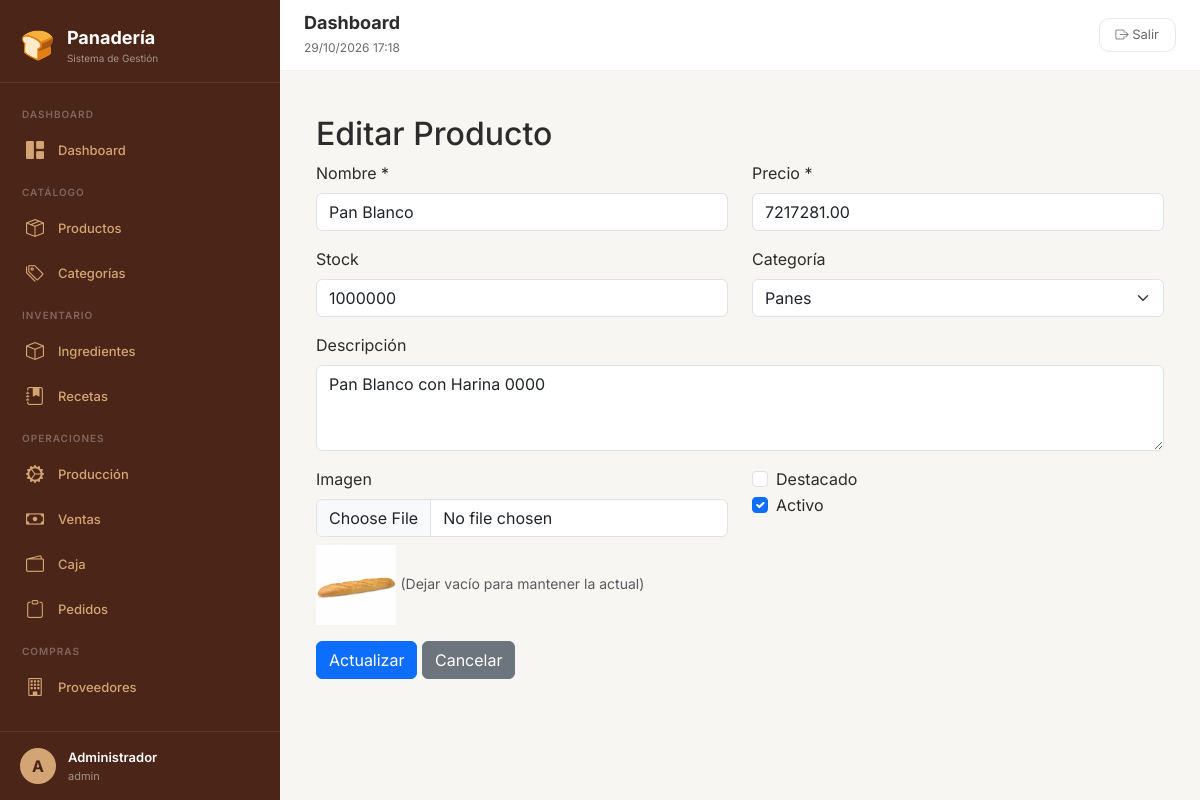
/index.php?modulo=productos&accion=editar&id=7 (signed in), run on an earlier commit of the app's database.
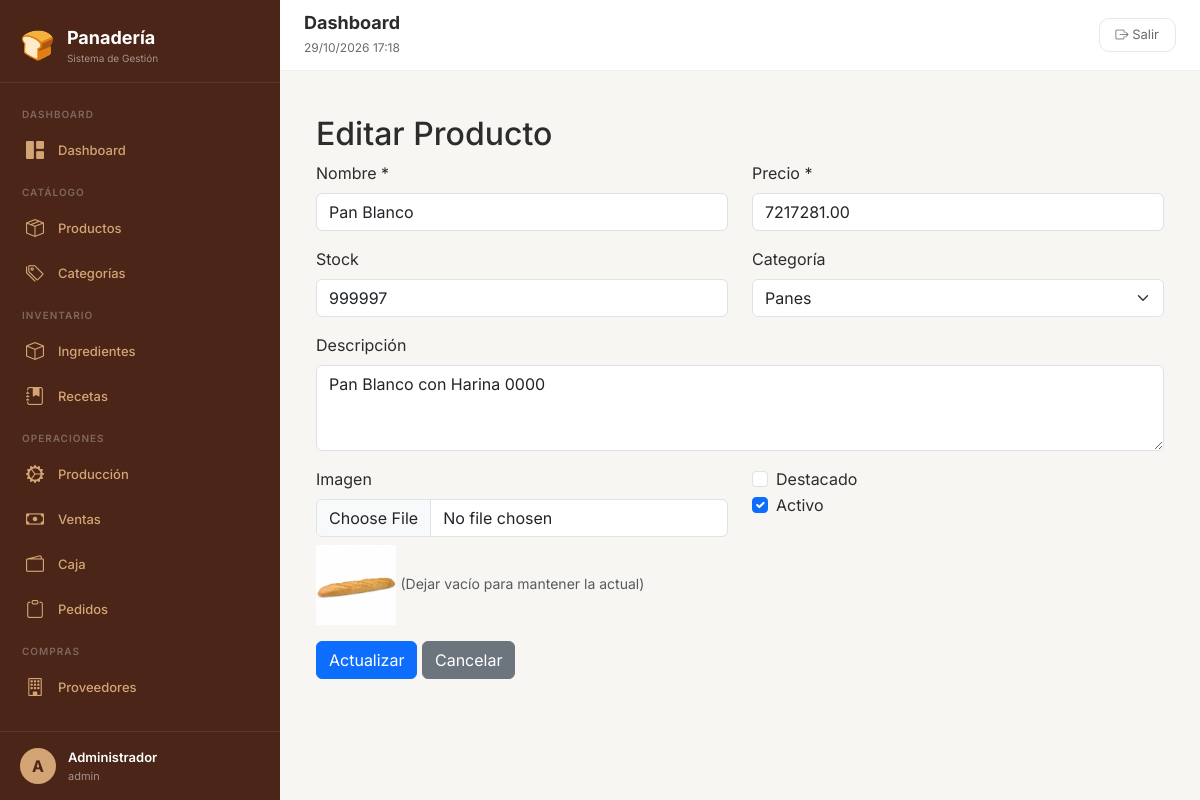
And on a later commit of the database.
### tables this page shows
CREATE TABLE `productos` (
  `id` int(11) NOT NULL,
  `nombre` varchar(150) NOT NULL,
  `descripcion` text DEFAULT NULL,
  `precio` decimal(10,2) NOT NULL,
  `stock` int(11) DEFAULT 0,
  `categoria` varchar(100) DEFAULT NULL,
  `imagen` varchar(255) DEFAULT NULL,
  `destacado` tinyint(1) DEFAULT 0,
  `estado` tinyint(1) DEFAULT 1,
  `created_at` timestamp NOT NULL DEFAULT current_timestamp(),
  `categoria_id` int(11) DEFAULT NULL,
  `stock_minimo` int(11) DEFAULT 0
);

CREATE TABLE `categorias` (
  `id` int(11) NOT NULL,
  `nombre` varchar(100) NOT NULL,
  `descripcion` text DEFAULT NULL,
  `activo` tinyint(1) DEFAULT 1,
  `created_at` timestamp NOT NULL DEFAULT current_timestamp()
);

### controllers/ProductosController.php (called while the page is built, shortened)
<?php
require_once __DIR__ . '/../models/Producto.php';
class ProductosController {
    private $modelo;
    public function __construct() {
        $this->modelo = new Producto();
    }
    public function editar() {
        $id = isset($_GET['id']) ? intval($_GET['id']) : 0;
        $producto = $this->modelo->obtenerPorId($id);
        include 'includes/header.php';
        include 'views/productos/editar.php';
        include 'includes/footer.php';
    }
}
?>

### config/database.php (called while the page is built, shortened)
<?php
function conectarDB() {
    try {
        $pdo = new PDO("mysql:host=" . DB_HOST . ";dbname=" . DB_NAME . ";charset=utf8", DB_USER, DB_PASS);
        $pdo->setAttribute(PDO::ATTR_ERRMODE, PDO::ERRMODE_EXCEPTION);
        $pdo->exec("SET time_zone = '-03:00'");
        return $pdo;
    } catch (PDOException $e) {
        die("Error de conexión: " . $e->getMessage());
    }
}
?>

### models/producto.php (called while the page is built, shortened)
<?php
require_once __DIR__ . '/../config/database.php';
class Producto {
    private $pdo;
    public function __construct($pdo = null) {
        $this->pdo = $pdo ?? conectarDB();
    }
    public function obtenerPorId($id) {
        $stmt = $this->pdo->prepare("SELECT * FROM productos WHERE id = ?");
        $stmt->execute([$id]);
        return $stmt->fetch(PDO::FETCH_ASSOC);
    }
}
?>

### models/categoria.php (called while the page is built, shortened)
<?php
require_once __DIR__ . '/../config/database.php';
class Categoria {
    private $pdo;
    public function __construct() {
        $this->pdo = conectarDB();
    }
    public function obtenerTodos($activos = true) {
        $sql = "SELECT * FROM categorias";
        if ($activos) {
            $sql .= " WHERE activo = 1";
        }
        $sql .= " ORDER BY nombre";
        $stmt = $this->pdo->query($sql);
        return $stmt->fetchAll(PDO::FETCH_ASSOC);
    }
}
?>

### views/productos/editar.php (the view, shortened to what the changed rows need)
<div class="container mt-4">
    <h2>Editar Producto</h2>
    <form action="index.php?modulo=productos&accion=actualizar" method="POST" enctype="multipart/form-data">
        <div class="row">
            <div class="col-md-6 mb-3">
                <label for="nombre" class="form-label">Nombre *</label>
                <input type="text" name="nombre" id="nombre" class="form-control" value="<?= htmlspecialchars($producto['nombre']) ?>" required>
            </div>
            <div class="col-md-6 mb-3">
                <label for="precio" class="form-label">Precio *</label>
                <input type="number" step="0.01" name="precio" id="precio" class="form-control" value="<?= $producto['precio'] ?>" required>
            </div>
        </div>
        <div class="row">
            <div class="col-md-6 mb-3">
                <label for="stock" class="form-label">Stock</label>
                <input type="number" name="stock" id="stock" class="form-control" value="<?= $producto['stock'] ?>">
            </div>
            <div class="col-md-6 mb-3">
                <label for="categoria_id" class="form-label">Categoría</label>
                <select name="categoria_id" id="categoria_id" class="form-select">
                    <?php
                    require_once __DIR__ . '/../../models/Categoria.php';
                    $categoriaModel = new Categoria();
                    $categorias = $categoriaModel->obtenerTodos(true);
                    foreach ($categorias as $cat):
                    ?>
                        <option value="<?= $cat['id'] ?>" <?= isset($producto) && $producto['categoria_id'] == $cat['id'] ? 'selected' : '' ?>>
                            <?= htmlspecialchars($cat['nombre']) ?>
                        </option>
                    <?php endforeach; ?>
                </select>
            </div>
        </div>
        <div class="mb-3">
            <label for="descripcion" class="form-label">Descripción</label>
            <textarea name="descripcion" id="descripcion" rows="3" class="form-control"><?= htmlspecialchars($producto['descripcion']) ?></textarea>
        </div>
        <div class="row">
            <div class="col-md-6 mb-3">
                <label for="imagen" class="form-label">Imagen</label>
                <input type="file" name="imagen" id="imagen" class="form-control" accept="image/*">
                <?php if (!empty($producto['imagen'])): ?>
                    <div class="mt-2">
                        <img src="assets/img/<?= $producto['imagen'] ?>" alt="Producto" width="80">
                        <small class="text-muted">(Dejar vacío para mantener la actual)</small>
                    </div>
                <?php endif; ?>
            </div>
            <div class="col-md-6 mb-3">
                <div class="form-check">
                    <input class="form-check-input" type="checkbox" name="destacado" id="destacado" value="1" <?= $producto['destacado'] ? 'checked' : '' ?>>
                    <label class="form-check-label" for="destacado">Destacado</label>
                </div>
                <div class="form-check">
                    <input class="form-check-input" type="checkbox" name="estado" id="estado" value="1" <?= $producto['estado'] ? 'checked' : '' ?>>
                    <label class="form-check-label" for="estado">Activo</label>
                </div>
            </div>
        </div>
        <button type="submit" class="btn btn-primary">Actualizar</button>
        <a href="index.php?modulo=productos&accion=index" class="btn btn-secondary">Cancelar</a>
    </form>
</div>

What changed in the data, as far as the page shows it:
changed productos "Pan Blanco": stock "1000000" → "999997"
